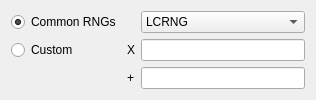
      <widget class="QWidget" name="tab32Bit">
       <attribute name="title">
        <string>32Bit</string>
       </attribute>
       <layout class="QGridLayout" name="gridLayout">
        <item row="0" column="0">
         <widget class="QRadioButton" name="radioButtonCommon32Bit">
          <property name="text">
           <string>Common RNGs</string>
          </property>
          <property name="checked">
           <bool>true</bool>
          </property>
         </widget>
        </item>
        <item row="0" column="2">
         <widget class="QComboBox" name="comboBoxRNG32Bit">
          <item>
           <property name="text">
            <string>LCRNG</string>
           </property>
          </item>
          <item>
           <property name="text">
            <string>LCRNG[R]</string>
           </property>
          </item>
          <item>
           <property name="text">
            <string>XDRNG</string>
           </property>
          </item>
          <item>
           <property name="text">
            <string>XDRNG[R]</string>
           </property>
          </item>
          <item>
           <property name="text">
            <string>ARNG</string>
           </property>
          </item>
          <item>
           <property name="text">
            <string>ARNG[R]</string>
           </property>
          </item>
          <item>
           <property name="text">
            <string>Mersenne Twister</string>
           </property>
          </item>
          <item>
           <property name="text">
            <string>M. Twister (Untempered)</string>
           </property>
          </item>
          <item>
           <property name="text">
            <string>M. Twister (Fast)</string>
           </property>
          </item>
         </widget>
        </item>
        <item row="1" column="0">
         <widget class="QRadioButton" name="radioButtonCustom32Bit">
          <property name="text">
           <string>Custom</string>
          </property>
         </widget>
        </item>
        <item row="1" column="1">
         <widget class="QLabel" name="label_11">
          <property name="text">
           <string notr="true">X</string>
          </property>
         </widget>
        </item>
        <item row="1" column="2">
         <widget class="QTextBox" name="textBoxMult32Bit">
          <property name="maxLength">
           <number>8</number>
          </property>
         </widget>
        </item>
        <item row="2" column="1">
         <widget class="QLabel" name="label_12">
          <property name="text">
           <string notr="true">+</string>
          </property>
         </widget>
        </item>
        <item row="2" column="2">
         <widget class="QTextBox" name="textBoxAdd32Bit">
          <property name="maxLength">
           <number>8</number>
          </property>
         </widget>
        </item>
       </layout>
      </widget>
